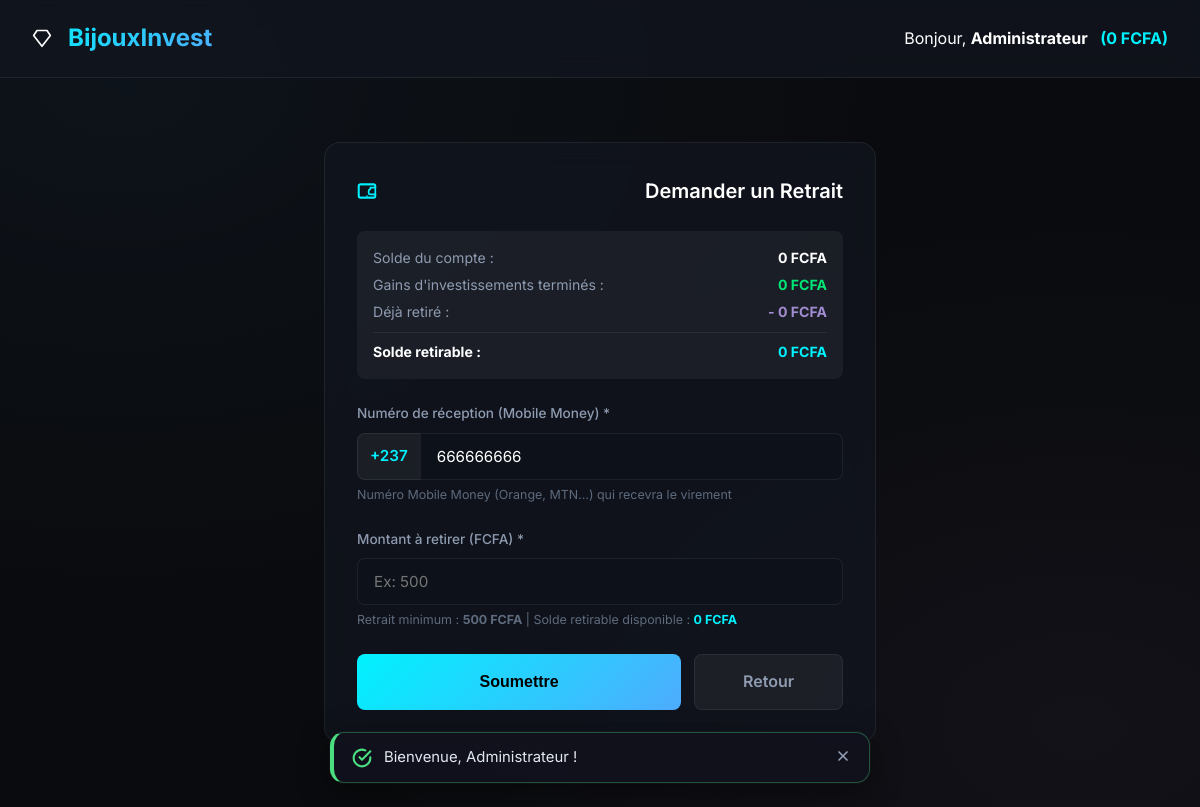
/withdraw.php (signed in), run on the app's committed database.
### tables this page shows
CREATE TABLE IF NOT EXISTS `users` (
  `id` INT AUTO_INCREMENT PRIMARY KEY,
  `nom` VARCHAR(100) NOT NULL,
  `telephone` VARCHAR(20) DEFAULT NULL UNIQUE,
  `email` VARCHAR(100) NOT NULL UNIQUE,
  `password` VARCHAR(255) NOT NULL,
  `solde` DECIMAL(15, 2) NOT NULL DEFAULT 0.00,
  `code_parrain` VARCHAR(20) NOT NULL UNIQUE,
  `parrain_id` INT DEFAULT NULL,
  `role` VARCHAR(10) NOT NULL DEFAULT 'user',
  `created_at` DATETIME DEFAULT CURRENT_TIMESTAMP,
  FOREIGN KEY (`parrain_id`) REFERENCES `users` (`id`) ON DELETE SET NULL
);

### config.php (called while the page is built, shortened)
<?php
function e($value) {
    return htmlspecialchars($value ?? '', ENT_QUOTES, 'UTF-8');
}
function format_money($amount) {
    return number_format($amount, 0, ',', "\u{00A0}") . "\u{00A0}FCFA";
}
function get_theme_class() {
    global $db;
    static $theme_class = null;
    if ($theme_class !== null) {
        return $theme_class;
    }
    try {
        $stmt = $db->query("SELECT key_value FROM settings WHERE key_name = 'site_theme'");
        $theme = $stmt->fetchColumn();
        if ($theme === 'light') {
            $theme_class = 'theme-light';
        } else {
            $theme_class = '';
        }
    } catch (Exception $e) {
        $theme_class = '';
    }
    return $theme_class;
}
    ?>

### functions.php (called while the page is built, shortened)
<?php
require_once __DIR__ . '/db.php';
function get_all_settings() {
    global $db;
    static $cache = null;
    try {
        $stmt = $db->query("SELECT key_name, key_value FROM settings");
        $cache = [];
        while ($row = $stmt->fetch(PDO::FETCH_ASSOC)) {
            $cache[$row['key_name']] = $row['key_value'];
        }
    } catch (Exception $e) {
        $cache = [];
    }
    return $cache;
}

### withdraw.php (the view, shortened to what this page needs)
<?php
require_once __DIR__ . '/config.php';
require_once __DIR__ . '/db.php';
require_once __DIR__ . '/functions.php';
$user_id = $_SESSION['user_id'];
$stmtFinished = $db->prepare("SELECT SUM(i.montant * (1 + p.pourcentage / 100))
                              FROM investments i
                              JOIN plans p ON i.plan_id = p.id
                              WHERE i.user_id = :user_id AND i.status = 'finished'");
$stmtFinished->execute(['user_id' => $user_id]);
$total_finished_payout = (float)$stmtFinished->fetchColumn();
$stmtWithdrawn = $db->prepare("SELECT SUM(montant) FROM withdrawals WHERE user_id = :user_id AND status IN ('pending', 'approved')");
$stmtWithdrawn->execute(['user_id' => $user_id]);
$total_withdrawn = (float)$stmtWithdrawn->fetchColumn();
$solde_retirable_limit = max(0.0, $total_finished_payout - $total_withdrawn);
$settings = get_all_settings();
$retrait_min = isset($settings['retrait_minimum']) ? (float)$settings['retrait_minimum'] : 500.0;
$stmtUser = $db->prepare("SELECT nom, telephone, email, solde FROM users WHERE id = :id");
$stmtUser->execute(['id' => $user_id]);
$user = $stmtUser->fetch();
$user_telephone = $user['telephone'] ?: $user['email'];
$max_withdrawable = min((float)$user['solde'], $solde_retirable_limit);
$icon_diamond = '<svg class="svg-icon" viewBox="0 0 24 24" width="20" height="20" stroke="currentColor" stroke-width="2" fill="none" stroke-linecap="round" stroke-linejoin="round"><path d="M6 3h12l4 6-10 13L2 9z"/></svg>';
$icon_wallet  = '<svg class="svg-icon" viewBox="0 0 24 24" width="20" height="20" stroke="currentColor" stroke-width="2" fill="none" stroke-linecap="round" stroke-linejoin="round"><rect x="2" y="4" width="20" height="16" rx="2" ry="2"/><line x1="12" y1="18" x2="12" y2="18"/><path d="M16 8h6V6a2 2 0 0 0-2-2H4a2 2 0 0 0-2 2v12a2 2 0 0 0 2 2h16a2 2 0 0 0 2-2v-2h-6a2 2 0 0 1-2-2v-2a2 2 0 0 1 2-2z"/></svg>';
?>
<!DOCTYPE html>
<html lang="fr">
<head>
    <link rel="stylesheet" href="assets/css/style.css">
</head>
<body class="<?php echo get_theme_class(); ?>">
<nav class="navbar">
    <a href="dashboard.php" class="nav-brand"><?php echo $icon_diamond; ?> BijouxInvest</a>
    <div class="nav-links">
        <span class="nav-user-info" style="color: var(--text-primary);">
            Bonjour, <strong><?php echo e($user['nom']); ?></strong>
            <span style="color: var(--primary); margin-left: 0.5rem; font-weight: bold;">(<?php echo format_money($user['solde']); ?>)</span>
        </span>
    </div>
</nav>
<div class="container" style="max-width: 600px; margin-top: 2rem;">
    <div class="card">
        <h2 class="card-title" style="display: flex; align-items: center; gap: 0.5rem;">
            <?php echo $icon_wallet; ?> Demander un Retrait
        </h2>
        <div style="background: rgba(255,255,255,0.05); padding: 1rem; border-radius: var(--border-radius-sm); margin-bottom: 1.5rem; font-size: 0.88rem; line-height: 1.6;">
            <div style="display:flex; justify-content:space-between; margin-bottom:0.3rem;">
                <span style="color:var(--text-secondary);">Solde du compte :</span>
                <strong style="color:var(--text-primary);"><?php echo format_money($user['solde']); ?></strong>
            </div>
            <div style="display:flex; justify-content:space-between; margin-bottom:0.3rem;">
                <span style="color:var(--text-secondary);">Gains d'investissements terminés :</span>
                <strong style="color:var(--success);"><?php echo format_money($total_finished_payout); ?></strong>
            </div>
            <div style="display:flex; justify-content:space-between; margin-bottom:0.3rem;">
                <span style="color:var(--text-secondary);">Déjà retiré :</span>
                <strong style="color:var(--accent);">- <?php echo format_money($total_withdrawn); ?></strong>
            </div>
            <hr style="border:0; border-top:1px solid var(--border-color); margin:0.5rem 0;">
            <div style="display:flex; justify-content:space-between; font-weight:bold;">
                <span style="color:var(--text-primary);">Solde retirable :</span>
                <strong style="color:var(--primary);"><?php echo format_money($max_withdrawable); ?></strong>
            </div>
        </div>
        <form action="withdraw.php" method="POST">
            <div class="form-group">
                <label class="form-label">Numéro de réception (Mobile Money) *</label>
                <div style="display:flex; gap:0;">
                    <span style="display:flex; align-items:center; padding: 0 0.75rem; background: rgba(255,255,255,0.05); border: 1px solid var(--border-color); border-right:0; border-radius: var(--border-radius-sm) 0 0 var(--border-radius-sm); font-weight:600; color:var(--primary); white-space:nowrap; font-size:0.95rem;">+237</span>
                    <input type="tel" name="telephone_retrait" class="form-control" style="border-radius: 0 var(--border-radius-sm) var(--border-radius-sm) 0;" value="<?php echo e(ltrim(str_replace('+237', '', $user_telephone))); ?>" maxlength="9" pattern="[0-9]{9}" placeholder="6XXXXXXXX" required>
                </div>
                <span style="font-size:0.78rem; color:var(--text-muted); margin-top:0.3rem; display:block;">Numéro Mobile Money (Orange, MTN…) qui recevra le virement</span>
            </div>
            <div class="form-group">
                <label class="form-label">Montant à retirer (FCFA) *</label>
                <input type="number" step="1" min="<?php echo (int)$retrait_min; ?>" name="amount" class="form-control" placeholder="Ex: <?php echo (int)$retrait_min; ?>" required>
                <span style="font-size:0.78rem; color:var(--text-muted); margin-top:0.3rem; display:block;">
                    Retrait minimum : <strong><?php echo format_money($retrait_min); ?></strong> | Solde retirable disponible : <strong style="color:var(--primary);"><?php echo format_money($max_withdrawable); ?></strong>
                </span>
            </div>
            <div style="display:flex; gap:0.8rem; margin-top:1.5rem;">
                <button type="submit" class="btn-submit" style="flex:1; margin-top:0;">Soumettre</button>
                <a href="dashboard.php#tab-compte" class="btn-cancel" style="flex:0.4; text-decoration:none; text-align:center; display:flex; align-items:center; justify-content:center;">Retour</a>
            </div>
        </form>
    </div>
</div>
</body>
</html>

### assets/css/style.css (style rules this page uses)
:root { --bg-dark: #0a0b0e; --bg-panel: rgba(18, 22, 32, 0.7); --bg-card: rgba(26, 31, 46, 0.65); --border-color: rgba(255, 255, 255, 0.07); --primary: #00f2fe; --primary-glow: rgba(0, 242, 254, 0.4); --secondary: #4facfe; --accent: #a18cd1; --text-primary: #ffffff; --text-secondary: #8e9bb0; --text-muted: #5e6b7e; --success: #00e676; --success-bg: rgba(0, 230, 118, 0.1); --warning: #ffb300; --warning-bg: rgba(255, 179, 0, 0.1); --danger: #ff1744; --danger-bg: rgba(255, 23, 68, 0.1); --transition: all 0.3s cubic-bezier(0.4, 0, 0.2, 1); --border-radius: 16px; --border-radius-sm: 8px; }
* { box-sizing: border-box; margin: 0; padding: 0; }
body { background-color: var(--bg-dark); background-image: radial-gradient(at 10% 10%, rgba(79, 172, 254, 0.05) 0px, transparent 50%), radial-gradient(at 90% 90%, rgba(161, 140, 209, 0.05) 0px, transparent 50%); background-attachment: fixed; color: var(--text-primary); font-family: 'Inter', sans-serif; line-height: 1.6; min-height: 100vh; }
.container { max-width: 1200px; margin: 0 auto; padding: 2rem 1.5rem; }
.navbar { display: flex; justify-content: space-between; align-items: center; background: var(--bg-panel); backdrop-filter: blur(12px); -webkit-backdrop-filter: blur(12px); border-bottom: 1px solid var(--border-color); padding: 1.2rem 2rem; position: sticky; top: 0; z-index: 100; }
.nav-brand { font-size: 1.5rem; font-weight: 700; color: var(--text-primary); text-decoration: none; display: flex; align-items: center; gap: 0.5rem; background: linear-gradient(135deg, var(--primary), var(--secondary)); -webkit-background-clip: text; -webkit-text-fill-color: transparent; }
.nav-links { display: flex; align-items: center; gap: 1.5rem; }
.card { background: var(--bg-panel); backdrop-filter: blur(12px); -webkit-backdrop-filter: blur(12px); border: 1px solid var(--border-color); border-radius: var(--border-radius); padding: 2rem; margin-bottom: 2rem; transition: var(--transition); position: relative; overflow: hidden; }
.card-title { font-size: 1.25rem; font-weight: 600; margin-bottom: 1.5rem; display: flex; align-items: center; justify-content: space-between; }
.form-group { margin-bottom: 1.5rem; }
.form-label { display: block; color: var(--text-secondary); font-size: 0.85rem; font-weight: 500; margin-bottom: 0.5rem; }
.form-control { width: 100%; background: rgba(14, 18, 27, 0.8); border: 1px solid var(--border-color); border-radius: var(--border-radius-sm); color: var(--text-primary); padding: 0.8rem 1rem; font-family: inherit; font-size: 0.95rem; transition: var(--transition); }
.btn-submit { width: 100%; background: linear-gradient(135deg, var(--primary), var(--secondary)); color: #000; font-weight: 700; border: none; padding: 0.9rem; border-radius: var(--border-radius-sm); cursor: pointer; transition: var(--transition); font-size: 1rem; margin-top: 1rem; }
.btn-cancel { background: rgba(255, 255, 255, 0.05); color: var(--text-secondary); border: 1px solid var(--border-color); padding: 0.9rem; border-radius: var(--border-radius-sm); cursor: pointer; font-weight: 600; font-size: 1rem; transition: var(--transition); width: 100%; }
.svg-icon { display: inline-block; vertical-align: middle; width: 20px; height: 20px; stroke-width: 2; stroke: currentColor; fill: none; transition: var(--transition); }
.nav-brand .svg-icon { margin-right: 0.5rem; }
.card-title .svg-icon, h2 .svg-icon, h3 .svg-icon { margin-right: 0.4rem; color: var(--primary); }

### data on the page
users: nom "Administrateur", solde "0 FCFA", telephone_retrait "666666666"

### other printed values
format_money($total_finished_payout) "0 FCFA"
format_money($total_withdrawn) "0 FCFA"
format_money($max_withdrawable) "0 FCFA"
format_money($retrait_min) "500 FCFA"
